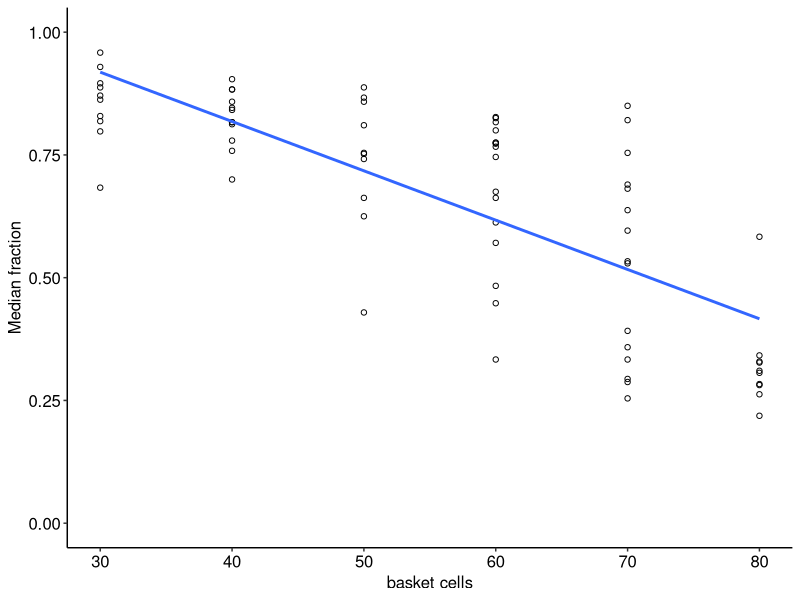

Write the R code that produced this figure.
library(ggplot2)
data <- read.csv("norm_syncspike_stats_cutoff_0.2_binwidth_5.0ms_lookahead_10.csv", header=TRUE, sep=",")
### Try logistic regression - a cell will either fire or not fire
### (however the independece criterion is not true).
spiking <- round(data$frac_median*240)
nonspiking <- 240 - spiking
ss.logistic = glm(cbind(spiking, nonspiking )~ dbcount, data=data, family=binomial)
summary(ss.logistic)
## ss.null <-  glm(cbind(spiking, nonspiking )~ 1, data=data, family=binomial)
## with(anova(ss.logistic, ss.null),pchisq(Deviance,Df,lower.tail=FALSE)[2])

## pchisq(deviance(ss.null)-deviance(ss.logistic), df.residual(ss.null)-df.residual(ss.logistic),lower.tail=FALSE)
### Get back the coefficient in original scale - inverse of logit link 1/(1+1/exp(x))
1/(1+1/exp(coef(ss.logistic)))
## plot(data$gabascale, spiking)
### Lost here: http://plantecology.syr.edu/fridley/bio793/glm.html
## logistic.pred <- predict(ss.logistic, list(gabascale=gabascale), type="response")
## lines(predict(ss.logistic, list(gabascale=gabascale), type="response"), lwd=2, col="orange")
## anova(ss.lm, ss.logistic,test="Chisq")

### Plot the data with fitted model

binom_plot <- ggplot(data, aes(x=dbcount, y=frac_median)) +
    geom_point(shape=1) + stat_smooth(se=FALSE, method="glm", family="binomial") +
    xlab("basket cells") + ylab("Median fraction") +
    theme(axis.line=element_line(colour="black"),
          panel.grid.major=element_blank(),
          panel.grid.minor=element_blank(),
          panel.background=element_blank(),
	  axis.text.x=element_text(family="sans", face="plain", colour="#000000", size=12),
	  axis.text.y=element_text(family="sans", face="plain", colour="#000000", size=12),
          axis.title=element_text(family = "sans", face="plain", size=12),
          legend.title=element_text(family = "sans", face="plain", size=12),
          legend.text=element_text(family = "sans", face="plain", size=12)) +
	  ylim(0, 1.0)
ggsave(file="figures/Figure_5C_syncfrac_norm.svg", plot=binom_plot, width=3, height=3)


